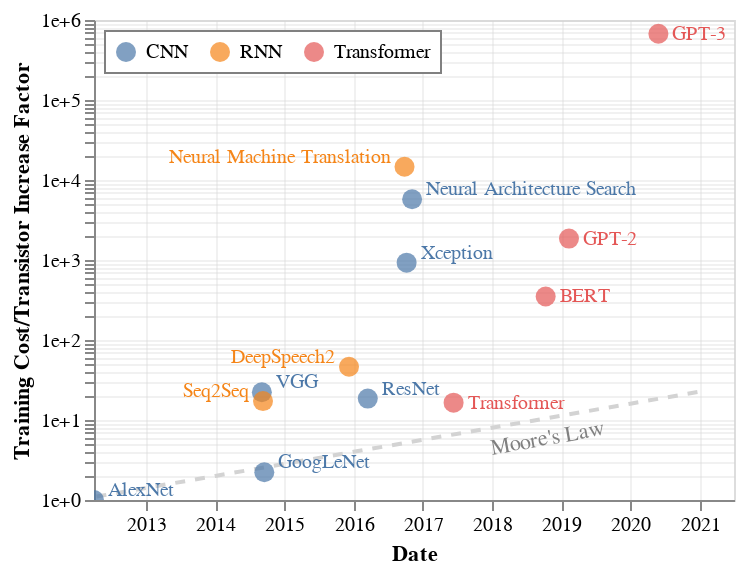

The cell this chart's notebook holds for it:
### Code cell
base=alt.Chart(dataframe, width=320, height=240).transform_calculate(
    costpercent="datum.pflopsdays / 0.00540",
).encode(
    alt.X('date:T', title='Date', scale=alt.Scale(domain=[pd.to_datetime('1/4/2012', format='%d/%m/%Y'), pd.to_datetime('1/7/2021', format='%d/%m/%Y')])),
    alt.Y('costpercent:Q', axis=alt.Axis(format='.0e'), scale=alt.Scale(type='log', base=10, zero=False, padding=0)),#, title='Training Cost Ratio (relative to AlexNet)'
    text='name:N'
)

points=base.encode(
    alt.Color('type:N', scale=alt.Scale(scheme=color_scheme), legend=alt.Legend(orient='top-left', offset=5, fillColor='white', padding=5, strokeColor='grey', direction='horizontal', title=None, titleBaseline='middle'), title='DNN Architecture'),
).mark_circle(size=100)

moores = alt.Chart(data_years, width=320, height=240).transform_calculate(
    moore='2500*pow(2, (year(datum.year) - 1972)/2)',
).transform_calculate(
    moorepercent='datum.moore/(2500*pow(2, (2012 - 1972)/2))'
).encode(
    alt.X('year:T', title='Date'),
    alt.Y('moorepercent:Q', scale=alt.Scale(type='log', base=10, zero=False), axis=alt.Axis(format='.0e'), title='Training Cost/Transistor Increase Factor'),
    text='label',
).mark_line(size=2, color='lightgray', strokeDash=[5])

moores_label = moores.mark_text(align='right', color='gray', dx=-50, dy=10, angle=350)

annotations_nn = points.transform_filter(
    datum.type == 'NN'
).mark_text(
    align='left',
    baseline='middle',
    fontSize = 10,
    dx = 7,
)

annotations_cnn = points.transform_filter(
    datum.type == 'CNN'
).mark_text(
    align='left',
    baseline='bottom',
    fontSize = 10,
    dx = 7,
)

annotations_transformer = points.transform_filter(
    datum.type == 'Transformer'
).mark_text(
    align='left',
    baseline='middle',
    fontSize = 10,
    dx = 7,
)

annotations_rnn = points.transform_filter(
    datum.type == 'RNN'
).mark_text(
    align='right',
    baseline='bottom',
    fontSize = 10,
    dx = -7,
)

chart = (
    moores+moores_label+points+annotations_cnn+annotations_transformer+annotations_rnn
).resolve_scale(y='shared').resolve_legend(shape='independent').configure_axis(
    gridColor='lightgrey',
    gridOpacity=0.33,
    labelFont='Roboto-Regular',
    titleFont='Roboto-Regular',
)

chart.interactive()

### Figure 1 — Vega-Lite specification as saved in the notebook (floating-point values rounded to 4 significant figures)
{"config": {"view": {"continuousWidth": 400, "continuousHeight": 300}, "axis": {"gridColor": "lightgrey", "gridOpacity": 0.33, "labelFont": "Roboto-Regular", "titleFont": "Roboto-Regular"}}, "layer": [{"mark": {"type": "line", "color": "lightgray", "size": 2, "strokeDash": [5]}, "encoding": {"text": {"type": "nominal", "field": "label"}, "x": {"type": "temporal", "field": "year", "title": "Date"}, "y": {"type": "quantitative", "axis": {"format": ".0e"}, "field": "moorepercent", "scale": {"base": 10, "type": "log", "zero": false}, "title": "Training Cost/Transistor Increase Factor"}}, "height": 240, "selection": {"selector003": {"type": "interval", "bind": "scales", "encodings": ["x", "y"]}}, "transform": [{"calculate": "2500*pow(2, (year(datum.year) - 1972)/2)", "as": "moore"}, {"calculate": "datum.moore/(2500*pow(2, (2012 - 1972)/2))", "as": "moorepercent"}], "width": 320}, {"mark": {"type": "text", "align": "right", "angle": 350, "color": "gray", "dx": -50, "dy": 10}, "encoding": {"text": {"type": "nominal", "field": "label"}, "x": {"type": "temporal", "field": "year", "title": "Date"}, "y": {"type": "quantitative", "axis": {"format": ".0e"}, "field": "moorepercent", "scale": {"base": 10, "type": "log", "zero": false}, "title": "Training Cost/Transistor Increase Factor"}}, "height": 240, "transform": [{"calculate": "2500*pow(2, (year(datum.year) - 1972)/2)", "as": "moore"}, {"calculate": "datum.moore/(2500*pow(2, (2012 - 1972)/2))", "as": "moorepercent"}], "width": 320}, {"data": {"name": "data-8712e5ad7620bef5883af795c72c3b65"}, "mark": {"type": "circle", "size": 100}, "encoding": {"color": {"type": "nominal", "field": "type", "legend": {"direction": "horizontal", "fillColor": "white", "offset": 5, "orient": "top-left", "padding": 5, "strokeColor": "grey", "title": null, "titleBaseline": "middle"}, "scale": {"scheme": "tableau10"}, "title": "DNN Architecture"}, "text": {"type": "nominal", "field": "name"}, "x": {"type": "temporal", "field": "date", "scale": {"domain": ["2012-04-01T00:00:00", "2021-07-01T00:00:00"]}, "title": "Date"}, "y": {"type": "quantitative", "axis": {"format": ".0e"}, "field": "costpercent", "scale": {"base": 10, "padding": 0, "type": "log", "zero": false}}}, "height": 240, "transform": [{"calculate": "datum.pflopsdays / 0.00540", "as": "costpercent"}], "width": 320}, {"data": {"name": "data-8712e5ad7620bef5883af795c72c3b65"}, "mark": {"type": "text", "align": "left", "baseline": "bottom", "dx": 7, "fontSize": 10}, "encoding": {"color": {"type": "nominal", "field": "type", "legend": {"direction": "horizontal", "fillColor": "white", "offset": 5, "orient": "top-left", "padding": 5, "strokeColor": "grey", "title": null, "titleBaseline": "middle"}, "scale": {"scheme": "tableau10"}, "title": "DNN Architecture"}, "text": {"type": "nominal", "field": "name"}, "x": {"type": "temporal", "field": "date", "scale": {"domain": ["2012-04-01T00:00:00", "2021-07-01T00:00:00"]}, "title": "Date"}, "y": {"type": "quantitative", "axis": {"format": ".0e"}, "field": "costpercent", "scale": {"base": 10, "padding": 0, "type": "log", "zero": false}}}, "height": 240, "transform": [{"calculate": "datum.pflopsdays / 0.00540", "as": "costpercent"}, {"filter": "(datum.type === 'CNN')"}], "width": 320}, {"data": {"name": "data-8712e5ad7620bef5883af795c72c3b65"}, "mark": {"type": "text", "align": "left", "baseline": "middle", "dx": 7, "fontSize": 10}, "encoding": {"color": {"type": "nominal", "field": "type", "legend": {"direction": "horizontal", "fillColor": "white", "offset": 5, "orient": "top-left", "padding": 5, "strokeColor": "grey", "title": null, "titleBaseline": "middle"}, "scale": {"scheme": "tableau10"}, "title": "DNN Architecture"}, "text": {"type": "nominal", "field": "name"}, "x": {"type": "temporal", "field": "date", "scale": {"domain": ["2012-04-01T00:00:00", "2021-07-01T00:00:00"]}, "title": "Date"}, "y": {"type": "quantitative", "axis": {"format": ".0e"}, "field": "costpercent", "scale": {"base": 10, "padding": 0, "type": "log", "zero": false}}}, "height": 240, "transform": [{"calculate": "datum.pflopsdays / 0.00540", "as": "costpercent"}, {"filter": "(datum.type === 'Transformer')"}], "width": 320}, {"data": {"name": "data-8712e5ad7620bef5883af795c72c3b65"}, "mark": {"type": "text", "align": "right", "baseline": "bottom", "dx": -7, "fontSize": 10}, "encoding": {"color": {"type": "nominal", "field": "type", "legend": {"direction": "horizontal", "fillColor": "white", "offset": 5, "orient": "top-left", "padding": 5, "strokeColor": "grey", "title": null, "titleBaseline": "middle"}, "scale": {"scheme": "tableau10"}, "title": "DNN Architecture"}, "text": {"type": "nominal", "field": "name"}, "x": {"type": "temporal", "field": "date", "scale": {"domain": ["2012-04-01T00:00:00", "2021-07-01T00:00:00"]}, "title": "Date"}, "y": {"type": "quantitative", "axis": {"format": ".0e"}, "field": "costpercent", "scale": {"base": 10, "padding": 0, "type": "log", "zero": false}}}, "height": 240, "transform": [{"calculate": "datum.pflopsdays / 0.00540", "as": "costpercent"}, {"filter": "(datum.type === 'RNN')"}], "width": 320}], "data": {"name": "data-b412f8e0a903549d727c5fa78d76affb"}, "resolve": {"legend": {"shape": "independent"}, "scale": {"y": "shared"}}, "$schema": "https://vega.github.io/schema/vega-lite/v4.8.1.json", "datasets": {"data-b412f8e0a903549d727c5fa78d76affb": [{"year": "2012-01-01T00:00:00", "label": ""}, {"year": "2013-01-01T00:00:00", "label": ""}, {"year": "2014-01-01T00:00:00", "label": ""}, {"year": "2015-01-01T00:00:00", "label": ""}, {"year": "2016-01-01T00:00:00", "label": ""}, {"year": "2017-01-01T00:00:00", "label": ""}, {"year": "2018-01-01T00:00:00", "label": ""}, {"year": "2019-01-01T00:00:00", "label": ""}, {"year": "2020-01-01T00:00:00", "label": ""}, {"year": "2021-01-01T00:00:00", "label": "Moore's Law"}], "data-8712e5ad7620bef5883af795c72c3b65": [{"name": "AlexNet", "type": "CNN", "pflopsdays": 0.0054, "date": "2012-04-01T00:00:00"}, {"name": "VGG", "type": "CNN", "pflopsdays": 0.12, "date": "2014-09-04T00:00:00"}, {"name": "Seq2Seq", "type": "RNN", "pflopsdays": 0.093, "date": "2014-09-10T00:00:00"}, {"name": "GoogLeNet", "type": "CNN", "pflopsdays": 0.012, "date": "2014-09-17T00:00:00"}, {"name": "DeepSpeech2", "type": "RNN", "pflopsdays": 0.25, "date": "2015-12-08T00:00:00"}, {"name": "ResNet", "type": "CNN", "pflopsdays": 0.1, "date": "2016-03-16T00:00:00"}, {"name": "Neural Machine Translation", "type": "RNN", "pflopsdays": 79.0, "date": "2016-09-26T00:00:00"}, {"name": "Xception", "type": "CNN", "pflopsdays": 5.0, "date": "2016-10-07T00:00:00"}, {"name": "Neural Architecture Search", "type": "CNN", "pflopsdays": 31.0, "date": "2016-11-05T00:00:00"}, {"name": "Transformer", "type": "Transformer", "pflopsdays": 0.089, "date": "2017-06-12T00:00:00"}, {"name": "BERT", "type": "Transformer", "pflopsdays": 1.89, "date": "2018-10-11T00:00:00"}, {"name": "GPT-2", "type": "Transformer", "pflopsdays": 10.0, "date": "2019-02-11T00:00:00"}, {"name": "GPT-3", "type": "Transformer", "pflopsdays": 3640.0, "date": "2020-05-28T00:00:00"}]}}
